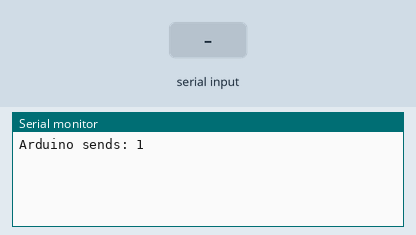
A sketch run on a simulated Arduino Uno, built with avr-gcc and run on an emulated ATmega328P. On the bench: the last lines printed to the serial monitor. The test bench sets the inputs (shaded band).

Above: at 1.2 s.
1.3 s: "90,45\n" received over Serial
At 2.7 s:
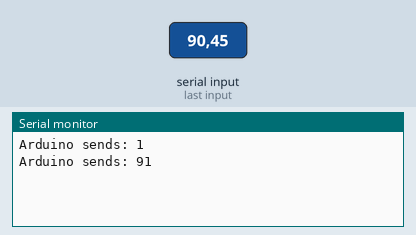
2.8 s: "30,150\n" received over Serial
At 4.6 s:
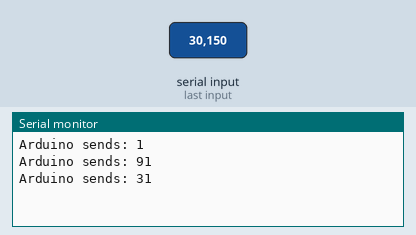
Timing chart, 0 to 6.1 s (numbered marks = the images above; inputs shaded):
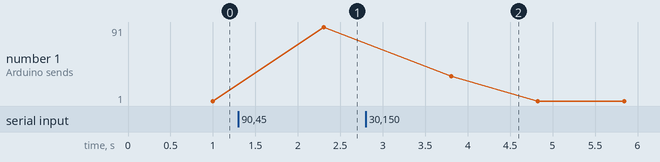

The sketch:

sketch_jul15b.ino
```cpp
int x;
void setup() {
  // put your setup code here, to run once:
  Serial.begin(9600);
}

void loop() {
  // put your main code here, to run repeatedly:
  while (Serial.available())
  {}
    x = Serial.readString().toInt();

    Serial.print("Arduino sends: ");
    Serial.println(x + 1);
    Serial.flush();

}
```

Measured:
- after the input at 1.3 s, the serial monitor: prints a new line after 1.0 s (image 1)
- after the input at 2.8 s, the serial monitor: prints a new line after 1.0 s (image 2)
- plotted number 1: 1 → 91 after the input at 1.3 s
